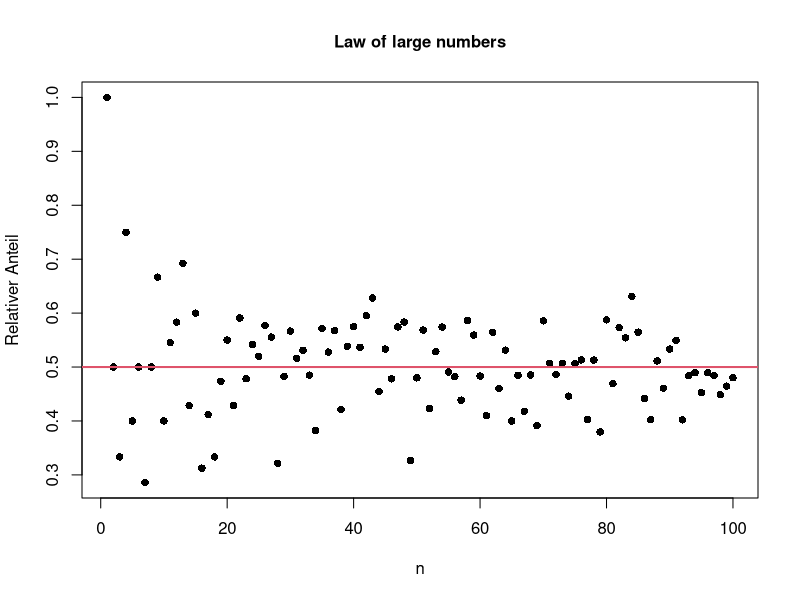
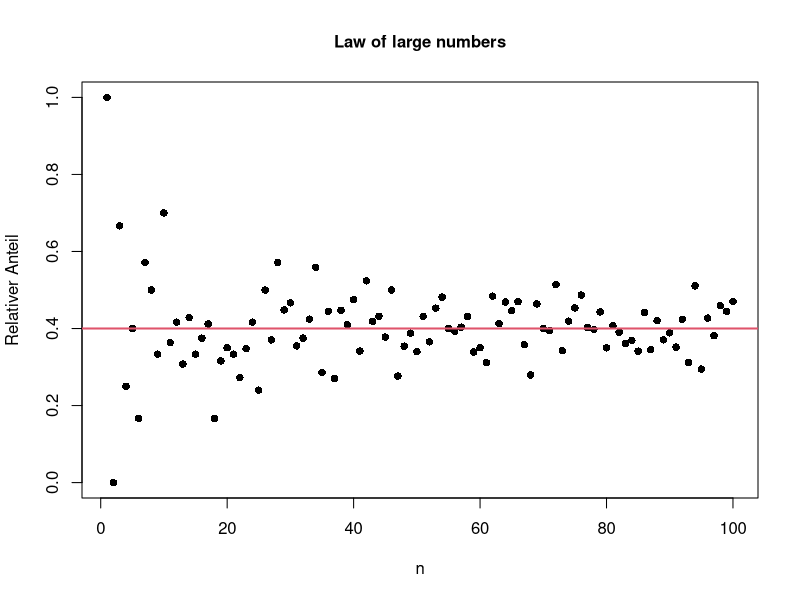
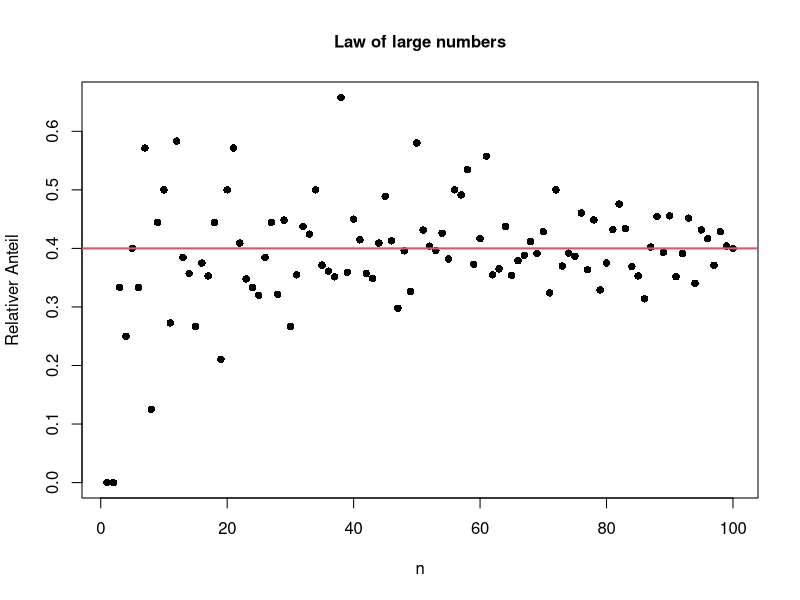

These charts were generated, in order, by the following R code:
## ---- chunk 1
 ##Functions with multiple arguments

GGZGraph=function(N=100,pi=0.5)
{
  RelAnteil=c()
  for (n in 1:N)
  {
    Stichprobe=rbinom(n,1,pi)
    RelAnteil[n]=mean(Stichprobe)
  }
  plot(1:N,RelAnteil,
       main="Law of large numbers",
       xlab="n",ylab="Relativer Anteil",pch=16,
       cex.axis=1,cex.lab=1,cex.main=1)
  abline(h=pi,lwd=2,col=2)
}
GGZGraph()

#Simulation without default values
GGZGraph(100,0.4)
GGZGraph(100,0.4)
